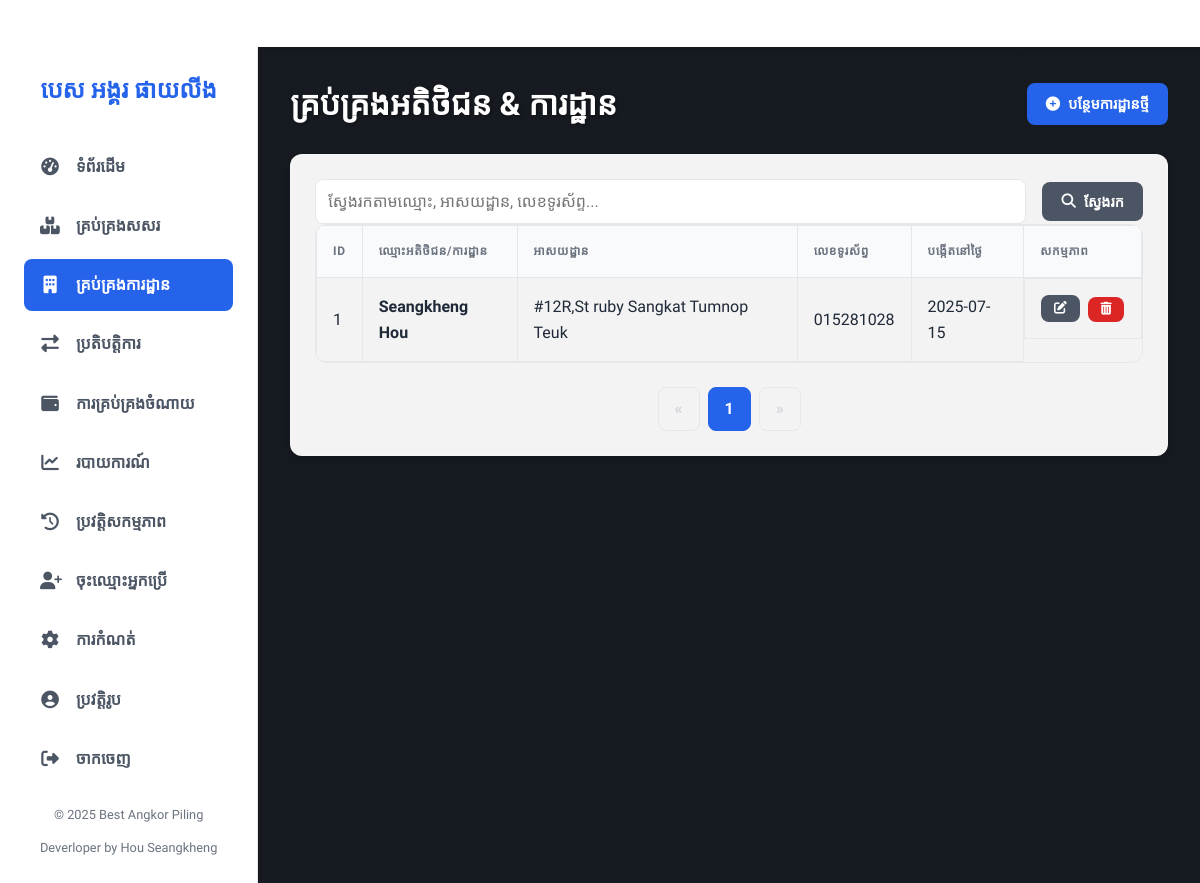
Page /sites (signed in) on the committed database.
### app.py (models this page shows)
class CustomerSite(db.Model):
    id = db.Column(db.Integer, primary_key=True)
    name = db.Column(db.String(200), unique=True, nullable=False)
    address = db.Column(db.Text)
    phone = db.Column(db.String(50))
    created_at = db.Column(db.DateTime, default=datetime.now)
    transactions = db.relationship('Transaction', backref='customer_site', lazy=True)

### app.py (the view)
@app.route('/sites')
@login_required
@role_required(['admin', 'manager'])
def manage_sites():
    page = request.args.get('page', 1, type=int)
    search_term = request.args.get('search', '')
    sites_query = CustomerSite.query.order_by(CustomerSite.name.asc())
    if search_term:
        sites_query = sites_query.filter(or_(CustomerSite.name.ilike(f'%{search_term}%'), CustomerSite.address.ilike(f'%{search_term}%'), CustomerSite.phone.ilike(f'%{search_term}%')))
    pagination = sites_query.paginate(page=page, per_page=10, error_out=False)
    return render_template('customer_sites.html', customer_sites=pagination.items, pagination=pagination, search_term=search_term)

### app.py (called while the page is built)
@login_manager.user_loader
def load_user(user_id): return User.query.get(int(user_id))

@app.context_processor
def inject_global_vars():
    low_stock_setting = Setting.query.filter_by(key='low_stock_threshold').first()
    background_image_setting = Setting.query.filter_by(key='background_image').first()
    return dict(
        current_year=datetime.now().year,
        low_stock_threshold=int(low_stock_setting.value) if low_stock_setting else 10,
        background_image_filename=background_image_setting.value if background_image_setting else None
    )

@app.before_request
def before_request(): g.db = db.session

def role_required(roles):
    if not isinstance(roles, list): roles = [roles]
    def decorator(f):
        @wraps(f)
        def decorated_function(*args, **kwargs):
            if not current_user.is_authenticated:
                flash("Please log in to access this page.", "info")
                return redirect(url_for('login', next=request.url))
            if current_user.role not in roles:
                flash("You do not have permission to access this page.", "error")
                return redirect(url_for('index'))
            return f(*args, **kwargs)
        return decorated_function
    return decorator

### templates/customer_sites.html (shortened to what this page needs)
{% extends "base.html" %}
{% block content %}
<div class="page-header">
    <h1>គ្រប់គ្រងអតិថិជន & ការដ្ឋាន</h1>
    <div class="button-group">
        {% if current_user.role in ['admin', 'manager'] %}
        <a href="{{ url_for('add_customer_site') }}" class="btn btn-primary"><i class="fas fa-plus-circle"></i> បន្ថែមការដ្ឋានថ្មី</a>
        {% endif %}
    </div>
</div>
<div class="card">
    <form method="GET" action="{{ url_for('manage_sites') }}" class="filter-form">
        <input type="text" name="search" placeholder="ស្វែងរកតាមឈ្មោះ, អាសយដ្ឋាន, លេខទូរស័ព្ទ..." value="{{ search_term or '' }}">
        <button type="submit" class="btn btn-secondary"><i class="fas fa-search"></i> ស្វែងរក</button>
    </form>
    <div class="table-wrapper">
        <table>
            <thead>
                <tr>
                    <th>ID</th>
                    <th>ឈ្មោះអតិថិជន/ការដ្ឋាន</th>
                    <th>អាសយដ្ឋាន</th>
                    <th>លេខទូរស័ព្ទ</th>
                    <th>បង្កើតនៅថ្ងៃ</th>
                    <th>សកម្មភាព</th>
                </tr>
            </thead>
            <tbody>
                {% for site in customer_sites %}
                <tr>
                    <td>{{ site.id }}</td>
                    <td><strong>{{ site.name }}</strong></td>
                    <td>{{ site.address or 'N/A' }}</td>
                    <td>{{ site.phone or 'N/A' }}</td>
                    <td>{{ site.created_at.strftime('%Y-%m-%d') }}</td>
                    <td class="actions">
                        {% if current_user.role in ['admin', 'manager'] %}
                        <a href="{{ url_for('edit_customer_site', site_id=site.id) }}" class="btn btn-secondary btn-icon" title="កែសម្រួល"><i class="fas fa-edit"></i></a>
                        {% endif %}
                        {% if current_user.role == 'admin' %}
                        <form method="POST" action="{{ url_for('delete_customer_site', site_id=site.id) }}" onsubmit="return confirm('Are you sure you want to delete this site?');">
                            <button type="submit" class="btn btn-danger btn-icon" title="លុប"><i class="fas fa-trash-alt"></i></button>
                        </form>
                        {% endif %}
                    </td>
                </tr>
                {% else %}
                <tr>
                    <td colspan="6" style="text-align: center; padding: 2rem;">រកមិនឃើញការដ្ឋានអតិថិជនទេ។</td>
                </tr>
                {% endfor %}
            </tbody>
        </table>
    </div>
    <div class="pagination">
        {% if pagination.has_prev %}
            <a href="{{ url_for('manage_sites', page=pagination.prev_num, search=search_term) }}" class="page-link">&laquo;</a>
        {% else %}
            <span class="page-link disabled">&laquo;</span>
        {% endif %}
        {% for page_num in pagination.iter_pages(left_edge=1, right_edge=1, left_current=2, right_current=2) %}
            {% if page_num %}
                <a href="{{ url_for('manage_sites', page=page_num, search=search_term) }}" class="page-link {{ 'current' if pagination.page == page_num else '' }}">{{ page_num }}</a>
            {% else %}
                <span class="page-link">...</span>
            {% endif %}
        {% endfor %}
        {% if pagination.has_next %}
            <a href="{{ url_for('manage_sites', page=pagination.next_num, search=search_term) }}" class="page-link">&raquo;</a>
        {% else %}
            <span class="page-link disabled">&raquo;</span>
        {% endif %}
    </div>
</div>
{% endblock %}

### templates/base.html (style rules this page uses)
:root { --primary-color: #2563eb; --primary-hover: #1d4ed8; --secondary-color: #4b5563; --danger-color: #dc2626; --success-color: #16a34a; --warning-color: #f59e0b; --bg-light: #f9fafb; --bg-white: #ffffff; --text-dark: #1f2937; --text-light: #6b7280; --border-color: #e5e7eb; --font-family-khmer: 'Kantumruy Pro', sans-serif; }
*, *::before, *::after { box-sizing: border-box; }
body { font-family: var(--font-family-khmer); margin: 0; background-color: #374151; background-image: linear-gradient(rgba(0, 0, 0, 0.6), rgba(0, 0, 0, 0.6)), url('http://googleusercontent.com/file_content/uploaded:photo_2024-02-26_17-40-20.jpg-c0d0d2cc-25cc-4ae5-b0d3-d988d48c25cb'); background-size: cover; background-position: center center; background-attachment: fixed; color: var(--text-dark); line-height: 1.6; -webkit-font-smoothing: antialiased; }
.page-header { display: flex; justify-content: space-between; align-items: center; margin-bottom: 1.5rem; flex-wrap: wrap; gap: 1rem; }
.page-header h1 { margin: 0; font-size: 2em; color: var(--bg-white); text-shadow: 1px 1px 3px rgba(0,0,0,0.4); }
.button-group { display: flex; gap: 0.75rem; }
.btn { padding: 0.6rem 1.2rem; border: none; border-radius: 0.5rem; cursor: pointer; font-family: var(--font-family-khmer); font-weight: 600; font-size: 0.9em; text-decoration: none; display: inline-flex; align-items: center; gap: 0.5rem; transition: all 0.2s; }
.btn-primary { background-color: var(--primary-color); color: white; }
.btn-danger { background-color: var(--danger-color); color: white; }
.btn-secondary { background-color: var(--secondary-color); color: white; }
.btn-icon { padding: 0.6rem; }
.card { background-color: rgba(255, 255, 255, 0.95); backdrop-filter: blur(5px); padding: 1.5rem; border-radius: 0.75rem; box-shadow: 0 4px 6px rgba(0,0,0,0.1); margin-bottom: 1.5rem; border: 1px solid rgba(255, 255, 255, 0.2); }
.form-container input, .card input, .form-container select, .card select, .form-container textarea, .card textarea { width: 100%; padding: 0.75rem; margin-bottom: 1rem; border: 1px solid var(--border-color); border-radius: 0.5rem; box-sizing: border-box; font-family: var(--font-family-khmer); font-size: 1em; }
.filter-form { display: flex; gap: 1rem; align-items: center; }
.filter-form input { flex-grow: 1; margin: 0; }
.filter-form button { margin: 0; }
.table-wrapper { overflow-x: auto; border: 1px solid var(--border-color); border-radius: 0.75rem; }
table { width: 100%; border-collapse: collapse; text-align: left; }
th, td { padding: 1rem; vertical-align: middle; border: 1px solid var(--border-color); }
th { background-color: var(--bg-light); font-weight: 600; text-transform: uppercase; font-size: 0.75em; letter-spacing: 0.05em; color: var(--text-light); position: sticky; top: 0; z-index: 1; }
tbody tr { transition: background-color 0.15s ease-in-out; }
.actions { display: flex; gap: 0.5rem; }
.actions .btn { padding: 0.4rem 0.8rem; font-size: 0.8em; }
.pagination { display: flex; justify-content: center; gap: 0.5rem; margin-top: 1.5rem; }
.pagination .page-link { padding: 0.5rem 1rem; border: 1px solid var(--border-color); border-radius: 0.5rem; text-decoration: none; color: var(--secondary-color); font-weight: 600; transition: all 0.2s; }
.pagination .page-link.current { background-color: var(--primary-color); color: white; border-color: var(--primary-color); }
.pagination .page-link.disabled { color: #d1d5db; pointer-events: none; }

### rows in the picture
CustomerSite: id "1", name "Seangkheng Hou", address "#12R,St ruby Sangkat Tumnop Teuk", phone "015281028", created_at "2025-07-15"

### other values in the picture
{{ page_num }} "1"
